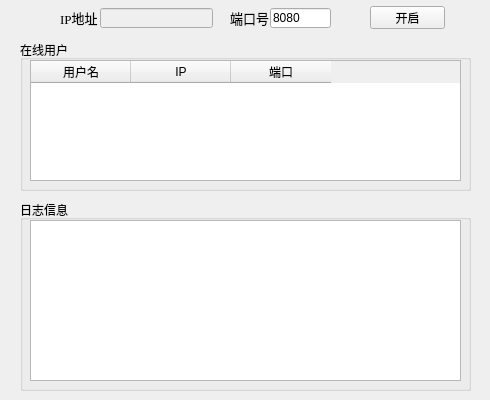
<?xml version="1.0" encoding="UTF-8"?>
<ui version="4.0">
 <class>MainWindow</class>
 <widget class="QMainWindow" name="MainWindow">
  <property name="geometry">
   <rect>
    <x>0</x>
    <y>0</y>
    <width>490</width>
    <height>400</height>
   </rect>
  </property>
  <property name="sizePolicy">
   <sizepolicy hsizetype="Fixed" vsizetype="Fixed">
    <horstretch>0</horstretch>
    <verstretch>0</verstretch>
   </sizepolicy>
  </property>
  <property name="minimumSize">
   <size>
    <width>490</width>
    <height>400</height>
   </size>
  </property>
  <property name="maximumSize">
   <size>
    <width>490</width>
    <height>400</height>
   </size>
  </property>
  <property name="windowTitle">
   <string>UDP聊天室服务端</string>
  </property>
  <widget class="QWidget" name="centralwidget">
   <widget class="QLabel" name="label">
    <property name="geometry">
     <rect>
      <x>60</x>
      <y>10</y>
      <width>51</width>
      <height>16</height>
     </rect>
    </property>
    <property name="font">
     <font>
      <family>Times New Roman</family>
      <pointsize>10</pointsize>
     </font>
    </property>
    <property name="text">
     <string>IP地址</string>
    </property>
   </widget>
   <widget class="QLineEdit" name="le_ip">
    <property name="enabled">
     <bool>false</bool>
    </property>
    <property name="geometry">
     <rect>
      <x>100</x>
      <y>8</y>
      <width>113</width>
      <height>20</height>
     </rect>
    </property>
   </widget>
   <widget class="QLabel" name="label_2">
    <property name="geometry">
     <rect>
      <x>230</x>
      <y>10</y>
      <width>51</width>
      <height>16</height>
     </rect>
    </property>
    <property name="font">
     <font>
      <family>Times New Roman</family>
      <pointsize>10</pointsize>
     </font>
    </property>
    <property name="text">
     <string>端口号</string>
    </property>
   </widget>
   <widget class="QLineEdit" name="le_port">
    <property name="enabled">
     <bool>true</bool>
    </property>
    <property name="geometry">
     <rect>
      <x>270</x>
      <y>8</y>
      <width>61</width>
      <height>20</height>
     </rect>
    </property>
    <property name="text">
     <string>8080</string>
    </property>
   </widget>
   <widget class="QPushButton" name="pushButton">
    <property name="geometry">
     <rect>
      <x>370</x>
      <y>6</y>
      <width>75</width>
      <height>23</height>
     </rect>
    </property>
    <property name="text">
     <string>开启</string>
    </property>
    <property name="checkable">
     <bool>true</bool>
    </property>
   </widget>
   <widget class="QGroupBox" name="groupBox">
    <property name="geometry">
     <rect>
      <x>20</x>
      <y>200</y>
      <width>451</width>
      <height>191</height>
     </rect>
    </property>
    <property name="title">
     <string>日志信息</string>
    </property>
    <widget class="QPlainTextEdit" name="te_logger">
     <property name="geometry">
      <rect>
       <x>10</x>
       <y>20</y>
       <width>431</width>
       <height>161</height>
      </rect>
     </property>
     <property name="plainText">
      <string/>
     </property>
    </widget>
   </widget>
   <widget class="QGroupBox" name="groupBox_2">
    <property name="geometry">
     <rect>
      <x>20</x>
      <y>40</y>
      <width>451</width>
      <height>151</height>
     </rect>
    </property>
    <property name="title">
     <string>在线用户</string>
    </property>
    <widget class="QTableWidget" name="tw_users">
     <property name="geometry">
      <rect>
       <x>10</x>
       <y>20</y>
       <width>431</width>
       <height>121</height>
      </rect>
     </property>
     <property name="sizePolicy">
      <sizepolicy hsizetype="Expanding" vsizetype="Expanding">
       <horstretch>0</horstretch>
       <verstretch>0</verstretch>
      </sizepolicy>
     </property>
     <property name="editTriggers">
      <set>QAbstractItemView::NoEditTriggers</set>
     </property>
     <attribute name="horizontalHeaderCascadingSectionResizes">
      <bool>false</bool>
     </attribute>
     <column>
      <property name="text">
       <string>用户名</string>
      </property>
     </column>
     <column>
      <property name="text">
       <string>IP</string>
      </property>
     </column>
     <column>
      <property name="text">
       <string>端口</string>
      </property>
     </column>
    </widget>
   </widget>
  </widget>
 </widget>
 <resources/>
 <connections/>
</ui>
